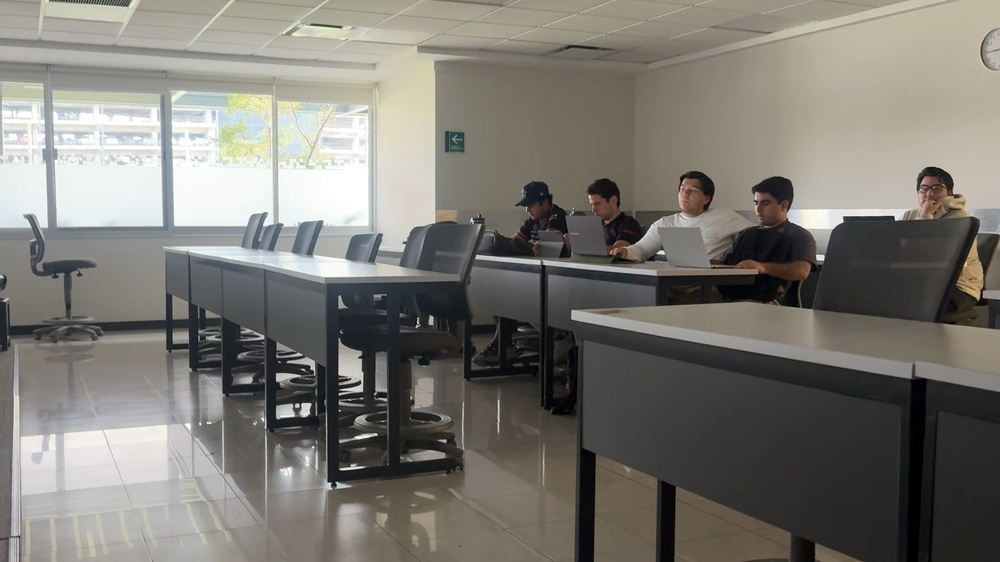
#> input picture IntroPython2025/11_OpenCV/ImagenesCam/img1.jpg, 1000 x 562 px, shrunk from 1920 x 1080 before the run
$ python 8_ExtraccionCoincidencia.py
#> lines starting #> are read from the running program, lines starting #| are printed output that depends on the picture
import cv2

# Leer imágenes
img1 = cv2.imread("./ImagenesCam/img1.jpg", cv2.IMREAD_GRAYSCALE)
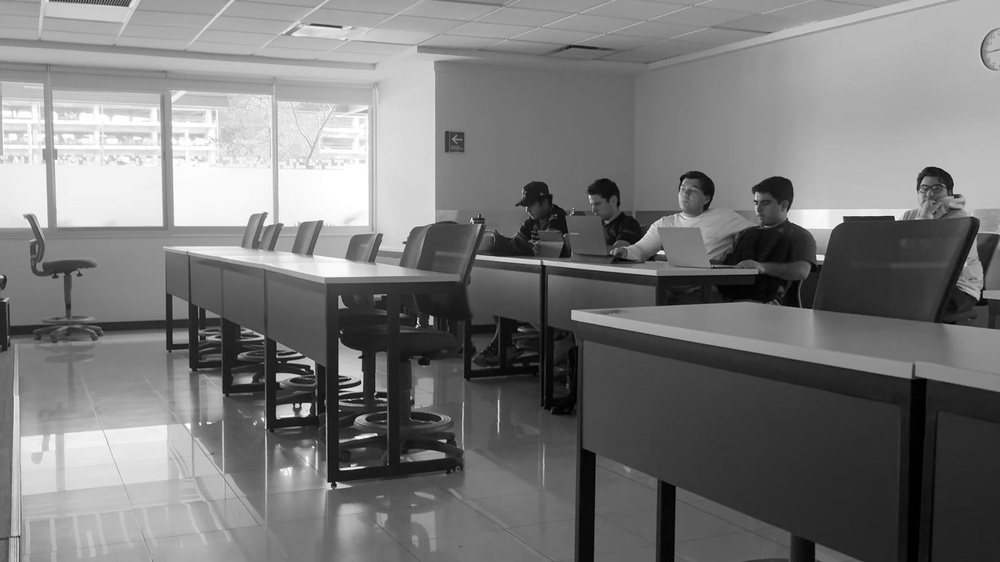
#> img1: shape (562, 1000); min 0, max 255, mean 122
img2 = cv2.imread("./ImagenesCam/img2.jpg", cv2.IMREAD_GRAYSCALE)
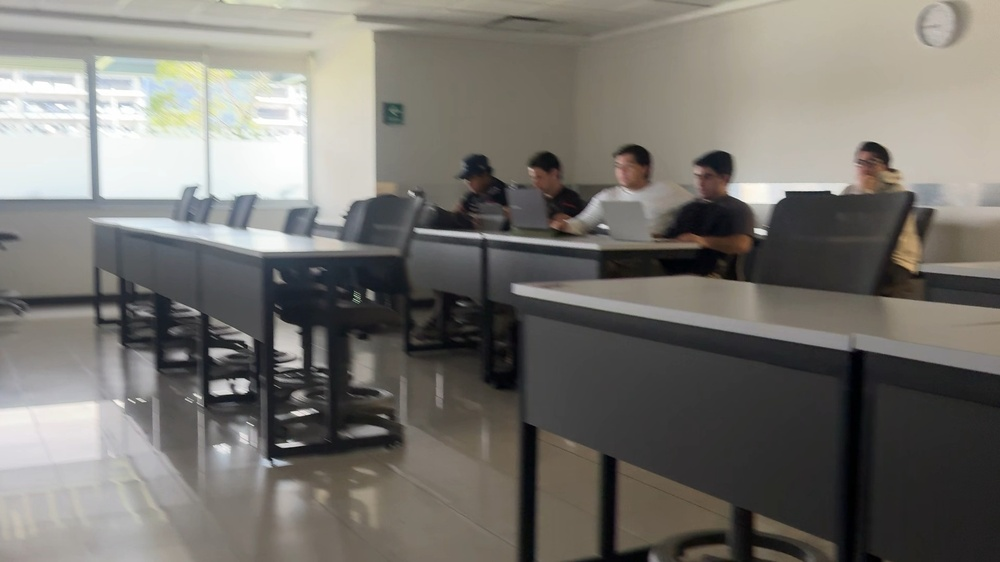
#> input picture IntroPython2025/11_OpenCV/ImagenesCam/img2.jpg, 1000 x 562 px, shrunk from 1920 x 1080 before the run
#> img2: shape (562, 1000); min 0, max 255, mean 116.7

# Crear objeto SIFT
sift = cv2.SIFT_create()

print("img1:", img1 is None)
#| img1: False
print("img2:", img2 is None)
#| img2: False

# Encontrar los puntos clave y descriptores
kp1, des1 = sift.detectAndCompute(img1, None)
#> kp1 = 1231 keypoints; strongest (x, y, size): (285, 412, 10.2), (305, 410, 8.1), (820, 258, 5.5), (376, 434, 2.1)
kp2, des2 = sift.detectAndCompute(img2, None)
#> kp2 = 620 keypoints; strongest (x, y, size): (242, 386, 10), (220, 388, 11), (760, 232, 6.6), (287, 341, 19.6)

# Crear objeto BFMatcher y encontrar coincidencias
bf = cv2.BFMatcher()
matches = bf.knnMatch(des1, des2, k=2)
#> matches = 1231 matches

# Aplicar ratio test de Lowe
good = []
for m, n in matches:
    if m.distance < 0.75 * n.distance:
        good.append([m])
#> after the loop, good = 251 matches

# Dibujar las coincidencias
img3 = cv2.drawMatchesKnn(img1, kp1, img2, kp2, good, None, flags=2)
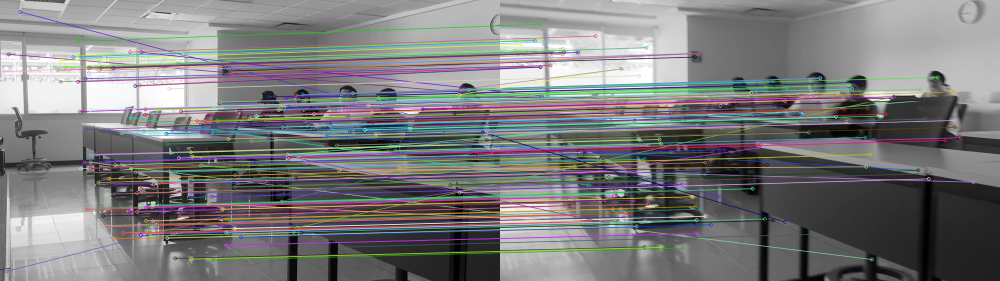
#> img3: shape (562, 2000, 3) (shown at 1/2 size); mean of channels 0, 1, 2 123.8, 122.9, 123.1; drawn as B, G, R

cv2.imshow("Coincidencias", img3)
cv2.waitKey(0)
cv2.destroyAllWindows()
